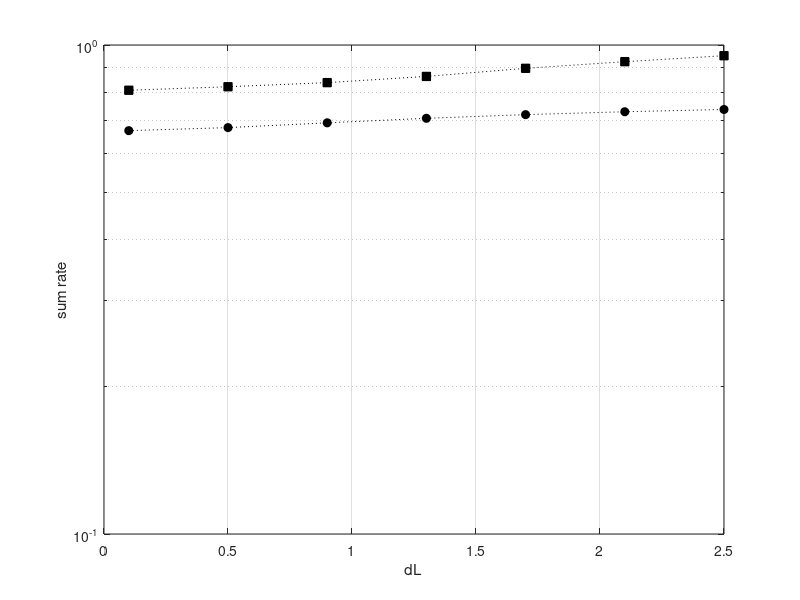

This chart was generated by the following MATLAB code: (Note: this script raises an error after producing the figure.)
% load('./results/Chen_GAME_dL=12_TTI=10_p=20_sigma=1_p1=1_p2=0.5.mat');
% figure(1);
% dLi= 7;
% number = 2;
% init_point = 1;
% line_dot = {'p','-','k';'s','-','k'};
% scheme_name = {'unaided scheme','proposed IWFA scheme'};
% for iter_rate = init_point:number
%     str = strcat( line_dot( iter_rate,1 ),line_dot( iter_rate,2 ),line_dot( iter_rate,3 ) );
%     rate1 = zeros( number - init_point + 1, iter_num + 1 );
%     rate1( :,: ) = Average_rate( dLi,:,: ); 
%     for iter = 1 : iter_num + 1
%         rate1(iter_rate,iter) = Average_rate(dLi,iter_rate,iter);  
%     end
%     semilogy( 0:iter_num,rate1( iter_rate,: ),cell2mat(str),'MarkerFaceColor',cell2mat(line_dot(iter_rate,3)));
%     hold on;
% end
% xlabel('Iterations');                                        %Label for x-axis
% ylabel('sum rate');                                          %Label for y-axis
% grid on;
% legend(scheme_name(1,1:number),0);
% title('Sum Rate Curve with Iterations');


load('./results/Chen_GAME_TTI=100_N=2_p=30_sigma=1_p1=1_p2=0.5.mat');
figure(2);
iter = 30;
number = 2;
init_point = 1;
line_dot = {'o',':','k';'s',':','k'};
scheme_name = {'unaided scheme_p=20_sigma=0.5','proposed IWFA scheme_p=20_sigma=0.5'};
for iter_rate = init_point:number
    str = strcat(line_dot(iter_rate,1),line_dot(iter_rate,2),line_dot(iter_rate,3));
    rate2 = zeros( length(dLink),number - init_point + 1 );
    for d_L = 1 : length(dLink)
        rate2(d_L,iter_rate) = Average_rate(d_L,iter_rate,iter); 
    end    
    semilogy( dLink,rate2(:,iter_rate),cell2mat(str),'MarkerFaceColor',cell2mat(line_dot(iter_rate,3) ) );
%      plot( dLink,rate2(:,iter_rate),cell2mat(str),'MarkerFaceColor',cell2mat(line_dot(iter_rate,3) ) );
    hold on;
end
xlabel('dL');                                                 %Label for x-axis
ylabel('sum rate');                                           %Label for y-axis
grid on;
legend(scheme_name(1,1:number),0);
title('sum rate Curve with dL');


load('./results/Chen_GAME_TTI=100_N=2_p=20_sigma=1_p1=1_p2=0.5.mat');
figure(2);
iter = 30;
number = 2;
init_point = 1;
line_dot = {'o',':','k';'s',':','k'};
scheme_name = {'unaided scheme_p=20_sigma=0.5','proposed IWFA scheme_p=20_sigma=0.5'};
for iter_rate = init_point:number
    str = strcat(line_dot(iter_rate,1),line_dot(iter_rate,2),line_dot(iter_rate,3));
    rate2 = zeros( length(dLink),number - init_point + 1 );
    for d_L = 1 : length(dLink)
        rate2(d_L,iter_rate) = Average_rate(d_L,iter_rate,iter); 
    end    
    semilogy( dLink,rate2(:,iter_rate),cell2mat(str),'MarkerFaceColor',cell2mat(line_dot(iter_rate,3) ) );
%      plot( dLink,rate2(:,iter_rate),cell2mat(str),'MarkerFaceColor',cell2mat(line_dot(iter_rate,3) ) );
    hold on;
end
xlabel('dL');                                                 %Label for x-axis
ylabel('sum rate');                                           %Label for y-axis
grid on;
legend(scheme_name(1,1:number),0);
title('sum rate Curve with dL');



load('./results/Chen_GAME_TTI=100_N=2_p=30_sigma=0.5_p1=1_p2=0.5.mat');
figure(2);
iter = 30;
number = 2;
init_point = 1;
line_dot = {'o',':','k';'s',':','k'};
scheme_name = {'unaided scheme_p=20_sigma=0.5','proposed IWFA scheme_p=20_sigma=0.5'};
for iter_rate = init_point:number
    str = strcat(line_dot(iter_rate,1),line_dot(iter_rate,2),line_dot(iter_rate,3));
    rate2 = zeros( length(dLink),number - init_point + 1 );
    for d_L = 1 : length(dLink)
        rate2(d_L,iter_rate) = Average_rate(d_L,iter_rate,iter); 
    end    
    semilogy( dLink,rate2(:,iter_rate),cell2mat(str),'MarkerFaceColor',cell2mat(line_dot(iter_rate,3) ) );
%      plot( dLink,rate2(:,iter_rate),cell2mat(str),'MarkerFaceColor',cell2mat(line_dot(iter_rate,3) ) );
    hold on;
end
xlabel('dL');                                                 %Label for x-axis
ylabel('sum rate');                                           %Label for y-axis
grid on;
legend(scheme_name(1,1:number),0);
title('sum rate Curve with dL');




load('./results/Chen_GAME_TTI=100_N=2_p=20_sigma=0.5_p1=1_p2=0.5.mat');
figure(2);
iter = 30;
number = 2;
init_point = 1;
line_dot = {'o',':','k';'s',':','k'};
scheme_name = {'unaided scheme_p=20_sigma=0.5','proposed IWFA scheme_p=20_sigma=0.5'};
for iter_rate = init_point:number
    str = strcat(line_dot(iter_rate,1),line_dot(iter_rate,2),line_dot(iter_rate,3));
    rate2 = zeros( length(dLink),number - init_point + 1 );
    for d_L = 1 : length(dLink)
        rate2(d_L,iter_rate) = Average_rate(d_L,iter_rate,iter); 
    end    
    semilogy( dLink,rate2(:,iter_rate),cell2mat(str),'MarkerFaceColor',cell2mat(line_dot(iter_rate,3) ) );
%      plot( dLink,rate2(:,iter_rate),cell2mat(str),'MarkerFaceColor',cell2mat(line_dot(iter_rate,3) ) );
    hold on;
end
xlabel('dL');                                                 %Label for x-axis
ylabel('sum rate'); 
axis([0.1 2.5 0.3 2.5]) %Label for y-axis
grid on;
legend(scheme_name(1,1:number),0);
title('sum rate Curve with dL');
%

% load('./results/Chen_GAME_dL=14_TTI=10_p=20_sigma=0.5_p1=1_p2=0.5.mat');
% number = 2;
% init_point = 1;
% iter = 30;
% line_dot = {'o','-','k';'s','-','k'};
% scheme_name = {'unaided scheme_p=30_sigma=0.5','proposed IWFA scheme_p=30_sigma=0.5'};
% for iter_rate = init_point:number
%     str = strcat(line_dot(iter_rate,1),line_dot(iter_rate,2),line_dot(iter_rate,3));
%     rate2 = zeros( length(dLink),number - init_point + 1 );
%     for d_L = 1 : length(dLink)
%         rate2(d_L,iter_rate) = Average_rate(d_L,iter_rate,iter); 
%     end    
%     semilogy( dLink,rate2(:,iter_rate),cell2mat(str),'MarkerFaceColor',cell2mat(line_dot(iter_rate,3) ) );
%     plot( dLink,rate2(:,iter_rate),cell2mat(str),'MarkerFaceColor',cell2mat(line_dot(iter_rate,3) ) );    
% end
% legend(scheme_name(1,1:number),0);
% 
% 
% 
% 
% 
% load('./results/Chen_GAME_dL=14_TTI=10_p=30_sigma=1_p1=1_p2=0.5.mat');
% number = 2;
% init_point = 1;
% iter = 30;
% line_dot = {'o',':','g';'s',':','g'};
% scheme_name = {'unaided scheme_p=20_sigma=1','proposed IWFA scheme_p=20_sigma=1'};
% for iter_rate = init_point:number
%     str = strcat(line_dot(iter_rate,1),line_dot(iter_rate,2),line_dot(iter_rate,3));
%     rate2 = zeros( length(dLink),number - init_point + 1 );
%     for d_L = 1 : length(dLink)
%         rate2(d_L,iter_rate) = Average_rate(d_L,iter_rate,iter); 
%     end    
%     semilogy( dLink,rate2(:,iter_rate),cell2mat(str),'MarkerFaceColor',cell2mat(line_dot(iter_rate,3) ) );
%     plot( dLink,rate2(:,iter_rate),cell2mat(str),'MarkerFaceColor',cell2mat(line_dot(iter_rate,3) ) );   
% end
% legend(scheme_name(1,1:number),0);
% 
% 
% 
% load('./results/Chen_GAME_dL=14_TTI=10_p=20_sigma=1_p1=1_p2=0.5.mat');
% number = 2;
% init_point = 1;
% iter = 30;
% line_dot = {'o','-','g';'s','-','g'};
% scheme_name = {'unaided scheme_p=30_sigma=1','proposed IWFA scheme_p=30_sigma=1'};
% for iter_rate = init_point:number
%     str = strcat(line_dot(iter_rate,1),line_dot(iter_rate,2),line_dot(iter_rate,3));
%     rate2 = zeros( length(dLink),number - init_point + 1 );
%     for d_L = 1 : length(dLink)
%         rate2(d_L,iter_rate) = Average_rate(d_L,iter_rate,iter); 
%     end    
%     semilogy( dLink,rate2(:,iter_rate),cell2mat(str),'MarkerFaceColor',cell2mat(line_dot(iter_rate,3) ) );
%     plot( dLink,rate2(:,iter_rate),cell2mat(str),'MarkerFaceColor',cell2mat(line_dot(iter_rate,3) ) );  
% end
% legend(scheme_name(1,1:number),0);

% 
% 
% load('./results/Chen_GAME_TTI=10_p=30_sigma=0.1_p1=1_p2=0.5.mat');
% figure(2);
% iter = 30;
% line_dot = {'o','-','r';'s','-','r';};
% for iter_rate = init_point:number
%     str = strcat(line_dot(iter_rate,1),line_dot(iter_rate,2),line_dot(iter_rate,3));
%     rate2 = zeros( length(dLink),number - init_point + 1 );
%     for d_L = 1 : length(dLink)
%         rate2(d_L,iter_rate) = Average_rate(d_L,iter_rate,iter); 
%     end    
%     semilogy( dLink,rate2(:,iter_rate),cell2mat(str),'MarkerFaceColor',cell2mat(line_dot(iter_rate,3) ) );
%      plot( dLink,rate2(:,iter_rate),cell2mat(str),'MarkerFaceColor',cell2mat(line_dot(iter_rate,3) ) );
%     hold on;
% end
% xlabel('dLink');                                              %Label for x-axis
% ylabel('sum rate');                                           %Label for y-axis
% grid on;
% legend(scheme_name(1,1:number),0);
% title('sum rate Curve with dL');
% 
% 
% 
% load('./results/Chen_GAME_TTI=10_p=20_sigma=0.1_p1=1_p2=0.5.mat');
% figure(2);
% iter = 30;
% line_dot = {'o',':','r';'s',':','r';};
% for iter_rate = init_point:number
%     str = strcat(line_dot(iter_rate,1),line_dot(iter_rate,2),line_dot(iter_rate,3));
%     rate2 = zeros( length(dLink),number - init_point + 1 );
%     for d_L = 1 : length(dLink)
%         rate2(d_L,iter_rate) = Average_rate(d_L,iter_rate,iter); 
%     end    
%     semilogy( dLink,rate2(:,iter_rate),cell2mat(str),'MarkerFaceColor',cell2mat(line_dot(iter_rate,3) ) );
%      plot( dLink,rate2(:,iter_rate),cell2mat(str),'MarkerFaceColor',cell2mat(line_dot(iter_rate,3) ) );
%     hold on;
% end
% xlabel('dLink');                                              %Label for x-axis
% ylabel('sum rate');                                           %Label for y-axis
% grid on;
% legend(scheme_name(1,1:number),0);
% title('sum rate Curve with dL');
